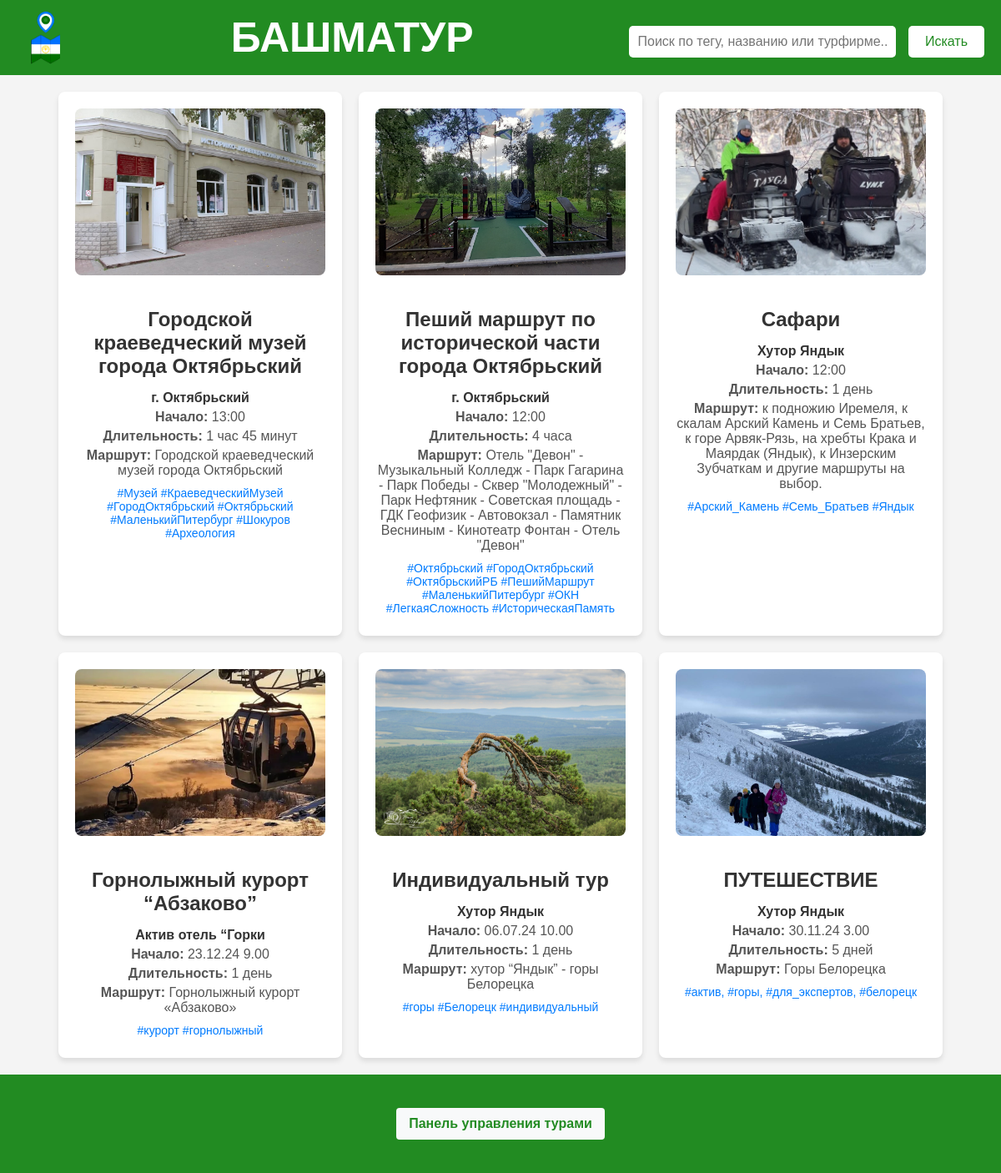
The app's page /tours (signed in) with its own data.
### tables this page shows
CREATE TABLE tours (id INTEGER PRIMARY KEY AUTOINCREMENT, title varchar (255), start_time varchar (255), duration varchar (255), route varchar (255), tags varchar (255), tour_agency varchar (255), photo varchar (255), agency_id varchar (255));

### main.py (the view)
@app.get("/tours", response_class=HTMLResponse)
@limiter.limit("120/minute")
async def tours(request: Request, search: str = None):
    data = decode_jwt(request.cookies.get("Authorization"))
    if data:
        is_auth = db.login_user(data["email"], data["password"])
    else:
        is_auth = False
    all_tours = db.get_all_tours()
    all_tours = [Tour(*args) for args in all_tours]
    if search is not None:
        search_lower = search.lower()
        tour_list = [
            tour for tour in all_tours
            if search_lower in tour.tags.lower()
               or max((similar(search_lower, word) for word in tour.title.lower().split())) >= 0.5
               or max((similar(search_lower, word) for word in tour.route.lower().split())) >= 0.5
               or max((similar(search_lower, word) for word in tour.tour_agency.lower().split())) >= 0.5
        ]
    else:
        tour_list = all_tours
    return templates.TemplateResponse(request=request, name="tours.html", context={"tours": tour_list, "is_auth": is_auth})

### templates/tours.html (shortened to what this page needs)
<!DOCTYPE html>
<html lang="en">
<head>
    <link rel="stylesheet" href="/static/home.css">
</head>
<body>
    <div class="header">
        <img src="/static/logo.png" alt="Логотип сайта" class="logo">
        <div class="center-text">БАШМАТУР</div>
        <form method="GET" action="/tours">
            <input type="text" name="search" placeholder="Поиск по тегу, названию или турфирме..." value="{{ search_query }}">
            <button type="submit">Искать</button>
        </form>
    </div>
    <div class="container">
    {% for tour in tours %}
    <div class="card" onclick="window.location.href='/tour/{{ tour.id }}'">
        {% if tour.photo %}
        <img src="static/photo/{{ tour.photo }}" alt="Фото тура" class="card-photo">
        {% endif %}
        <h2>{{ tour.title }}</h2>
        <p class="agency">{{ tour.tour_agency }}</p>
        <p><strong>Начало:</strong> {{ tour.start_time }}</p>
        <p><strong>Длительность:</strong> {{ tour.duration }}</p>
        <p><strong>Маршрут:</strong> {{ tour.route }}</p>
        <p class="tags">{{ tour.tags }}</p>
    </div>
    {% endfor %}
</div>
{% extends "basement.html" %}

### static/home.css (style rules this page uses)
body { font-family: Arial, sans-serif; margin: 0; padding: 0; background-color: #f4f4f4; }
.header { background-color: #228B22; color: white; padding: 20px; text-align: center; }
.header form { margin-top: 10px; }
.header input[type="text"] { padding: 10px; font-size: 16px; width: 300px; border-radius: 5px; border: none; }
.header button { padding: 10px 20px; font-size: 16px; border: none; border-radius: 5px; background-color: white; color: #228B22; cursor: pointer; margin-left: 10px; }
.container { display: flex; flex-wrap: wrap; gap: 20px; justify-content: center; padding: 20px; }
.card { background: #fff; border-radius: 8px; box-shadow: 0 4px 6px rgba(0, 0, 0, 0.1); padding: 20px; width: 300px; text-align: center; cursor: pointer; transition: transform 0.3s ease, box-shadow 0.3s ease; }
.card h2 { font-size: 24px; margin-bottom: 10px; color: #333; }
.card p { margin: 5px 0; color: #555; }
.card .tags { color: #007BFF; font-size: 14px; margin-top: 10px; }
.card .agency { margin-top: 15px; font-size: 16px; color: #333; font-weight: bold; }
.card { background: #fff; border-radius: 8px; box-shadow: 0 4px 6px rgba(0, 0, 0, 0.1); padding: 20px; width: 300px; text-align: center; cursor: pointer; transition: transform 0.3s ease, box-shadow 0.3s ease; overflow: hidden; }
.card-photo { width: 100%; height: 200px; object-fit: cover; border-radius: 8px; margin-bottom: 15px; }
.header { display: flex; align-items: center; justify-content: space-between; padding: 10px 20px; }
.header .logo { height: 70px; }
.header .center-text { flex-grow: 1; text-align: center; font-size: 50px; font-weight: bold; color: white; margin: 0; }

### templates/basement.html (style rules this page uses)
.container { max-width: 1140px; margin: 0 auto; }

### records on screen
tours: photo (picture), title "Городской краеведческий музей города Октябрьский", tour_agency "г. Октябрьский", start_time "13:00", duration "1 час 45 минут", route "Городской краеведческий музей города Октябрьский", tags "#Музей #КраеведческийМузей #ГородОктябрьский #Октябрьский #МаленькийПитербург #Шокуров #Археология"
tours: photo (picture), title "Пеший маршрут по исторической части города Октябрьский", tour_agency "г. Октябрьский", start_time "12:00", duration "4 часа", route "Отель \"Девон\" - Музыкальный Колледж - Парк Гагарина - Парк Победы - Сквер \"Молодежный\" - Парк Нефтяник - Советская площадь - ГДК Геофизик - Автовокзал - Памятник Весниным - Кинотеатр Фонтан - Отель \"Девон\"", tags "#Октябрьский #ГородОктябрьский #ОктябрьскийРБ #ПешийМаршрут #МаленькийПитербург #ОКН #ЛегкаяСложность #ИсторическаяПамять"
tours: photo (picture), title "Сафари", tour_agency "Хутор Яндык", start_time "12:00", duration "1 день", route "к подножию Иремеля, к скалам Арский Камень и Cемь Братьев, к горе Арвяк-Рязь, на хребты Крака и Маярдак (Яндык), к Инзерским Зубчаткам и другие маршруты на выбор.", tags "#Арский_Камень #Cемь_Братьев #Яндык"
tours: photo (picture), title "Горнолыжный курорт “Абзаково”", tour_agency "Актив отель “Горки", start_time "23.12.24 9.00", duration "1 день", route "Горнолыжный курорт «Абзаково»", tags "#курорт #горнолыжный"
tours: photo (picture), title "Индивидуальный тур", tour_agency "Хутор Яндык", start_time "06.07.24 10.00", duration "1 день", route "хутор “Яндык” - горы Белорецка", tags "#горы #Белорецк #индивидуальный"
tours: photo (picture), title "ПУТЕШЕСТВИЕ", tour_agency "Хутор Яндык", start_time "30.11.24 3.00", duration "5 дней", route "Горы Белорецка", tags "#актив, #горы, #для_экспертов, #белорецк"
